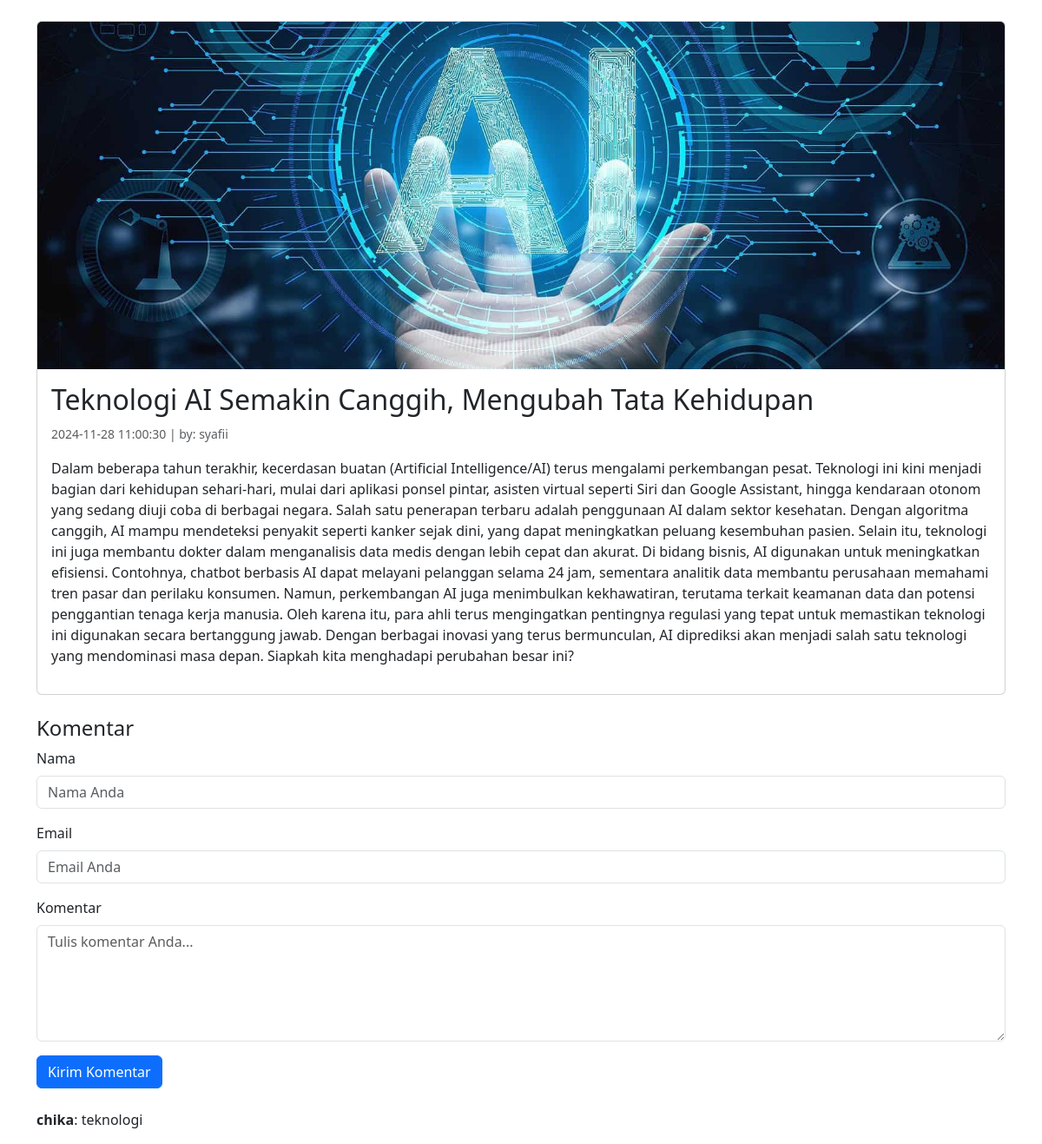
Page /main.php?module=detailberita&id=30 on the committed database.
### tables this page shows
CREATE TABLE `berita` (
  `id_berita` int(11) NOT NULL,
  `id_kategori` int(11) NOT NULL,
  `id_user` int(11) NOT NULL,
  `judul` varchar(255) NOT NULL,
  `isi_berita` text NOT NULL,
  `gambar` varchar(100) NOT NULL,
  `tgl_posting` timestamp NOT NULL DEFAULT current_timestamp() ON UPDATE current_timestamp()
);

CREATE TABLE `user` (
  `id` int(11) NOT NULL,
  `username` varchar(50) NOT NULL,
  `password` varchar(50) NOT NULL,
  `level` varchar(50) NOT NULL
);

CREATE TABLE `komentar` (
  `id_komentar` int(11) NOT NULL,
  `id_berita` int(11) NOT NULL,
  `nama` varchar(100) NOT NULL,
  `email` varchar(100) NOT NULL,
  `isi_komentar` tinytext NOT NULL,
  `date_created` timestamp NOT NULL DEFAULT current_timestamp()
);

### main.php (the view, shortened to what this page needs)
<!DOCTYPE html>
<html lang="id">
<head>
    <link rel="stylesheet" href="https://cdn.jsdelivr.net/npm/bootstrap@5.3.2/dist/css/bootstrap.min.css">
</head>
<body>
    <div class="container mt-4">
        <div class="blog-post">
            <?php
            include "admin/koneksi.php";
                        ?>
                        <?php
            if ($_GET['module'] == '') {
                $terkini = mysqli_query($koneksi, "SELECT * FROM berita ORDER BY id_berita DESC");
                echo "<h1>Berita Terkini</h1><hr>";
                while ($t = mysqli_fetch_array($terkini)) {
                    $u = mysqli_query($koneksi, "SELECT * FROM user WHERE id='$t[id_user]'");
                    $nu = mysqli_fetch_array($u);
                    ?>
                    <div class="card mb-4">
                        <?php if ($t['gambar'] != '') { ?>
                            <img src="admin/foto_berita/<?php echo $t['gambar']; ?>" class="card-img-top" alt="Gambar Berita" style="object-fit: cover; height: 200px;">
                        <?php } ?>
                        <div class="card-body">
                            <a href="?module=detailberita&id=<?php echo $t['id_berita']; ?>" class="text-decoration-none">
                                <h2 class="card-title"><?php echo $t['judul']; ?></h2>
                            </a>
                            <p class="card-text">
                                <small class="text-muted"><?php echo $t['tgl_posting']; ?> | by: <?php echo $nu['username']; ?></small>
                            </p>
                            <p class="card-text">
                                <?php
                                $isi_berita = htmlentities(strip_tags($t['isi_berita']));
                                $isi = substr($isi_berita, 0, 210);
                                $isi = substr($isi, 0, strrpos($isi, " "));
                                echo $isi . '...';
                                ?>
                            </p>
                            <a href="?module=detailberita&id=<?php echo $t['id_berita']; ?>" class="btn btn-warning">Selengkapnya</a>
                        </div>
                    </div>
                    <?php
                }
            }
            elseif ($_GET['module'] == 'detailberita') {
                $detail = mysqli_query($koneksi, "SELECT * FROM berita WHERE id_berita = '$_GET[id]'");
                $d = mysqli_fetch_array($detail);
                $u = mysqli_query($koneksi, "SELECT * FROM user WHERE id = '$d[id_user]'");
                $nu = mysqli_fetch_array($u);
                ?>
                <div class="card">
                    <?php if ($d['gambar'] != '') { ?>
                        <img src="admin/foto_berita/<?php echo $d['gambar']; ?>" class="card-img-top" alt="Gambar Berita" style="object-fit: cover; height: 400px;">
                    <?php } ?>
                    <div class="card-body">
                        <h2 class="card-title"><?php echo $d['judul']; ?></h2>
                        <p class="card-text">
                            <small class="text-muted"><?php echo $d['tgl_posting']; ?> | by: <?php echo $nu['username']; ?></small>
                        </p>
                        <p><?php echo $d['isi_berita']; ?></p>
                    </div>
                </div>
                <div class="mt-4">
                    <h4>Komentar</h4>
                    <form method="POST" action="">
                        <div class="mb-3">
                            <label for="nama" class="form-label">Nama</label>
                            <input type="text" name="nama" class="form-control" placeholder="Nama Anda" required>
                        </div>
                        <div class="mb-3">
                            <label for="email" class="form-label">Email</label>
                            <input type="email" name="email" class="form-control" placeholder="Email Anda" required>
                        </div>
                        <div class="mb-3">
                            <label for="komentar" class="form-label">Komentar</label>
                            <textarea name="komentar" class="form-control" rows="5" placeholder="Tulis komentar Anda..." required></textarea>
                        </div>
                        <button type="submit" class="btn btn-primary" name="btnsubmit">Kirim Komentar</button>
                    </form>
                    <div class="mt-4">
                        <?php
                        $tampil = mysqli_query($koneksi, "SELECT * FROM komentar WHERE id_berita = $_GET[id]");
                        while ($tam = mysqli_fetch_array($tampil)) {
                            echo "<p><b>" . htmlentities($tam['nama']) . "</b>: " . htmlentities($tam['isi_komentar']) . "</p>";
                        }
                        ?>
                    </div>
                </div>
                <?php
            }
            elseif ($_GET['module'] == 'teknologi') {
                tampilkanBerita($koneksi, 1, 'Teknologi');
            } elseif ($_GET['module'] == 'kesehatan') {
                tampilkanBerita($koneksi, 2, 'Kesehatan');
            } elseif ($_GET['module'] == 'sport') {
                tampilkanBerita($koneksi, 6, 'Olahraga');
            } elseif ($_GET['module'] == 'politik') {
                tampilkanBerita($koneksi, 7, 'Politik');
            } elseif ($_GET['module'] == 'travel') {
                tampilkanBerita($koneksi, 8, 'Travel');
            } else {
                echo "<p>Halaman tidak ditemukan.</p>";
            }
            ?>
        </div>
    </div>
</body>
</html>

### rows in the picture
berita: gambar (picture), judul "Teknologi AI Semakin Canggih, Mengubah Tata Kehidupan", tgl_posting "2024-11-28 11:00:30", isi_berita "Dalam beberapa tahun terakhir, kecerdasan buatan (Artificial Intelligence/AI) terus mengalami perkembangan pesat. Teknologi ini kini menjadi bagian dari kehidupan sehari-hari, mulai dari aplikasi ponsel pintar, asisten virtual seperti Siri dan Google Assistant, hingga kendaraan otonom yang sedang diuji coba di berbagai negara. Salah satu penerapan terbaru adalah penggunaan AI dalam sektor kesehatan. Dengan algoritma canggih, AI mampu mendeteksi penyakit seperti kanker sejak dini, yang dapat meningkatkan peluang kesembuhan pasien. Selain itu, teknologi ini juga membantu dokter dalam menganalisis data medis dengan lebih cepat dan akurat. Di bidang bisnis, AI digunakan untuk meningkatkan…"
user: username "syafii"
komentar: nama "chika", isi_komentar "teknologi"
